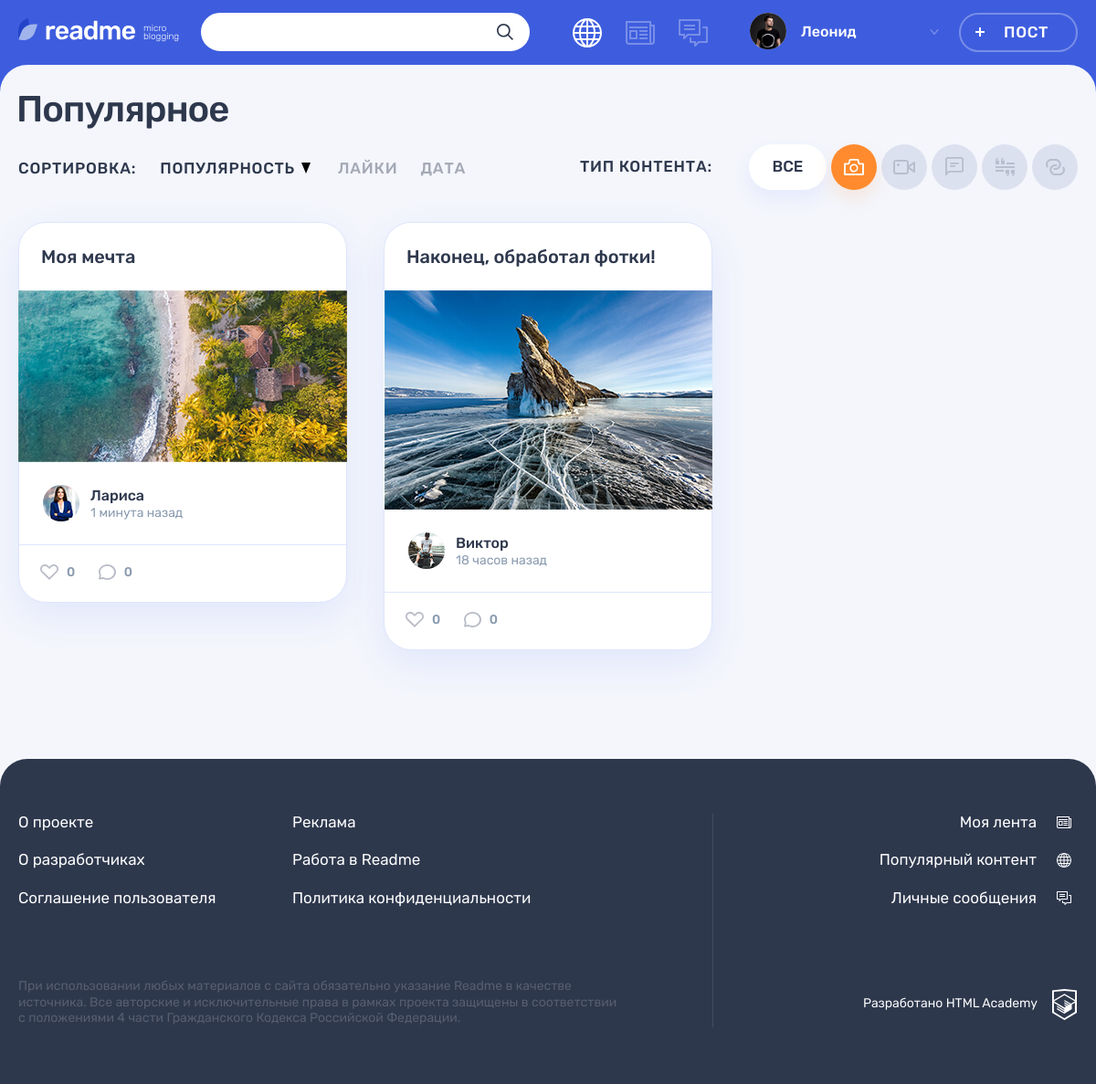
The page /index.php?type-content=1 on the database its author committed.
### tables this page shows
CREATE TABLE type_content (
    id INT AUTO_INCREMENT PRIMARY KEY,
    name text NOT NULL,
    class_name text NOT NULL
);

CREATE TABLE post (
    id INT AUTO_INCREMENT PRIMARY KEY,
    create_date datetime NOT NULL DEFAULT CURRENT_TIMESTAMP,
    heading char(64) NOT NULL,
    content text DEFAULT NULL,
    author_quote char(64) DEFAULT NULL,
    image char(255) DEFAULT NULL,
    video char(255) DEFAULT NULL,
    link char(255) DEFAULT NULL,
    number_views int(11) DEFAULT NULL,
    users_id int(11) NOT NULL,
    hash_id int(11) NOT NULL,
    type_content_id int(11) NOT NULL,
    FOREIGN KEY (users_id)  REFERENCES users (id),
    FOREIGN KEY (hash_id)  REFERENCES hash (id),
    FOREIGN KEY (type_content_id)  REFERENCES type_content (id)
);

CREATE TABLE users (
   id INT AUTO_INCREMENT PRIMARY KEY,
   registration_date TIMESTAMP DEFAULT CURRENT_TIMESTAMP,
   email VARCHAR(128) NOT NULL UNIQUE,
   name CHAR(255) NOT NULL,
   password CHAR(64) NOT NULL,
   avatar_path CHAR(255) NOT NULL
);

### helpers.php (called while the page is built, shortened)
<?php
function get_noun_plural_form(int $number, string $one, string $two, string $many): string
{
    $number = (int)$number;
    $mod10 = $number % 10;
    $mod100 = $number % 100;
    switch (true) {
        case ($mod100 >= 11 && $mod100 <= 20):
            return $many;
        case ($mod10 === 1):
            return $one;
    }
}
function include_template($name, array $data = [])
{
    $name = 'templates/' . $name;
    extract($data);
    require $name;
    $result = ob_get_clean();
    return $result;
}
function generate_random_date($index)
{
    $deltas = [['minutes' => 59], ['hours' => 23], ['days' => 6], ['weeks' => 4], ['months' => 11]];
    $dcnt = count($deltas);
    $delta = $deltas[$index];
    $timeval = rand(1, current($delta));
    $timename = key($delta);
    $ts = strtotime("$timeval $timename ago");
    $dt = date('Y-m-d H:i:s', $ts);
    return $dt;
}
function get_time_ago($timeStamp)
{
    if ($timeStamp >= 60 * 60 * 24 * 365) {
        $datePast = date("Y", $timeStamp);
        return $datePast . ' ' . get_noun_plural_form($datePast, 'год', 'года', 'лет');
    } elseif ($timeStamp >= 60 * 60 * 24 * 30) {
        $datePast = date("n", $timeStamp);
        return $datePast . ' ' . get_noun_plural_form($datePast, 'месяц', 'месяца', 'месяцев');
    } elseif ($timeStamp >= 60 * 60 * 24 * 7) {
        $datePast = date("N", $timeStamp);
        return $datePast . ' ' . get_noun_plural_form($datePast, 'неделя', 'недели', 'недель');
    } elseif ($timeStamp >= 60 * 60 * 24) {
        $datePast = date("j", $timeStamp);
        return $datePast . ' ' . get_noun_plural_form($datePast, 'день', 'дня', 'дней');
    } elseif ($timeStamp >= 60 * 60) {
        $datePast = $timeStamp / 3600;
        return $datePast . ' ' . get_noun_plural_form($datePast, 'час', 'часа', 'часов');
    } elseif ($timeStamp >= 60) {
        $datePast = $timeStamp / 60;
        return $datePast . ' ' . get_noun_plural_form($datePast, 'минута', 'минуты', 'минут');
    }
}

### templates/main.php (the view, shortened to what this page needs)
<section class="page__main page__main--popular">
    <div class="container">
        <h1 class="page__title page__title--popular"><?= $title ?></h1>
    </div>
    <div class="popular container">
        <div class="popular__filters-wrapper">
            <div class="popular__sorting sorting">
                <b class="popular__sorting-caption sorting__caption">Сортировка:</b>
                <ul class="popular__sorting-list sorting__list">
                    <li class="sorting__item sorting__item--popular">
                        <a class="sorting__link sorting__link--active" href="#">
                            <span>Популярность</span>
                            <svg class="sorting__icon" width="10" height="12">
                                <use xlink:href="#icon-sort"></use>
                            </svg>
                        </a>
                    </li>
                    <li class="sorting__item">
                        <a class="sorting__link" href="#">
                            <span>Лайки</span>
                        </a>
                    </li>
                    <li class="sorting__item">
                        <a class="sorting__link" href="#">
                            <span>Дата</span>
                        </a>
                    </li>
                </ul>
            </div>
            <div class="popular__filters filters">
                <b class="popular__filters-caption filters__caption">Тип контента:</b>
                <ul class="popular__filters-list  filters__list ">
                    <li class="popular__filters-item popular__filters-item--all filters__item filters__item--all ">
                        <a class="filters__button filters__button--ellipse filters__button--all filters__button--active"
                           href="index.php">
                            <span>Все</span>
                        </a>
                    </li>
                    <?php foreach ($types as $type_content) {
                        $size = [];
                        switch ($type_content['class_name']) {
                            case 'photo':
                                $size['width'] = 22;
                                $size['height'] = 18;
                                break;
                            case 'video':
                                $size = [
                                    'width' => 24,
                                    'height' => 16
                                ];
                                break;
                            case 'text':
                                $size = [
                                    'width' => 20,
                                    'height' => 21
                                ];
                                break;
                            case 'quote':
                                $size = [
                                    'width' => 21,
                                    'height' => 20
                                ];
                                break;
                            case 'link':
                                $size = [
                                    'width' => 21,
                                    'height' => 18
                                ];
                                break;
                        } ?>
                        <li class="popular__filters-item filters__item">
                            <a class="filters__button filters__button--<?= $type_content['class_name'] ?> <?= $type_content['id'] == $type_content_id ? "filters__button--active " : "" ?>button"
                               href="index.php?type-content=<?= $type_content['id'] ?>">
                                <svg class="filters__icon" width="<?= $size['width'] ?>"
                                     height="<?= $size['height'] ?>">
                                    <use xlink:href="#icon-filter-<?= $type_content['class_name'] ?>"></use>
                                </svg>
                            </a>
                        </li>
                    <?php } ?>
                </ul>
            </div>
        </div>
        <div class="popular__posts">
            <?php foreach ($posts as $key => $elem) { ?>
                <article class="popular__post post post-<?= $elem['class_name'] ?>">
                    <header class="post__header">
                        <h2><a href="post.php?post_id=<?= $elem['id'] ?>"><?= $elem['heading'] ?></a></h2>
                    </header>
                    <div class="post__main">
                        <?php
                        switch ($elem['class_name']) {
                                ?>
                        <?php case'photo': ?>
                            <div class="post-photo__image-wrapper">
                                <img src="uploads/<?= $elem['image'] ?>" alt="Фото от пользователя" width="360"
                                     height="240">
                            </div>
                            <?php break; ?>
                            <?php break;
                        }
                        ?>
                        <footer class="post__footer">
                            <div class="post__author">
                                <a class="post__author-link" href="#" title=
                                "<?php
                                $randomDate = generate_random_date($key);
                                $unixRandomDate = strtotime($randomDate);
                                echo date('d.m.Y H:i:s', $unixRandomDate);
                                ?>">
                                    <div class="post__avatar-wrapper">
                                        <img class="post__author-avatar" src="uploads/<?= $elem['avatar_path'] ?>"
                                             alt="Аватар пользователя">
                                    </div>
                                    <div class="post__info">
                                        <b class="post__author-name"><?= $elem['name'] ?></b>
                                        <time class="post__time" datetime="">
                                            <?php
                                            $general = time() - $unixRandomDate;
                                            echo get_time_ago($general) . ' ' . 'назад';
                                            ?></time>
                                    </div>
                                </a>
                            </div>
                            <div class="post__indicators">
                                <div class="post__buttons">
                                    <a class="post__indicator post__indicator--likes button" href="#" title="Лайк">
                                        <svg class="post__indicator-icon" width="20" height="17">
                                            <use xlink:href="#icon-heart"></use>
                                        </svg>
                                        <span>0</span>
                                    </a>
                                    <a class="post__indicator post__indicator--comments button" href="#"
                                       title="Комментарии">
                                        <svg class="post__indicator-icon" width="19" height="17">
                                            <use xlink:href="#icon-comment"></use>
                                        </svg>
                                        <span>0</span>
                                    </a>
                                </div>
                            </div>
                        </footer>
                </article>
            <?php } ?>
        </div>
</section>

### rows shown on the page
type_content: $size['width'] 22 (drawn)
type_content: $size['width'] 24 (drawn)
type_content: $size['width'] 20 (drawn)
type_content: $size['width'] 21 (drawn)
type_content: $size['width'] 21 (drawn)
post: heading "Моя мечта", image (picture), users.avatar_path (picture), users.name "Лариса"
post: heading "Наконец, обработал фотки!", image (picture), users.avatar_path (picture), users.name "Виктор"

### other values the page prints
$user_name "Леонид"
$title "Популярное"
